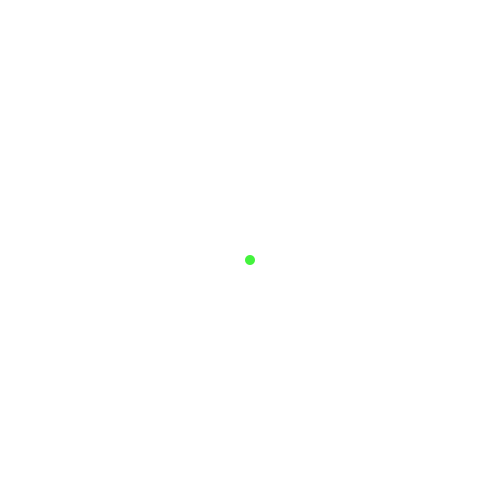
Frame 1 (no input)
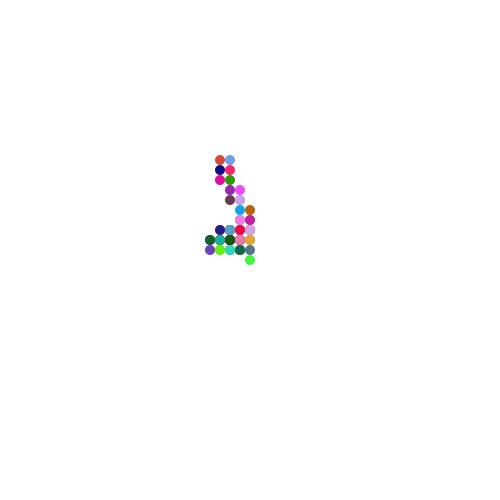
Frame 60 (the mouse pressed at the canvas centre just before this capture)
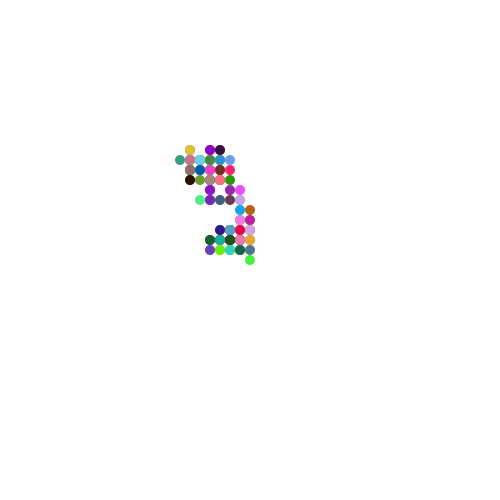
Frame 120 (the mouse held since frame 60 and released just before this capture)

The Processing sketch that drew these frames (run headless with seeded random() and noise(); from frame 60 on, the mouse is pressed at the canvas centre):

// Processing sketch: randomWalker
// ── randomWalker.pde
Walker w;

void setup() {
  frameRate(240);
  size(500, 500);
  background(255);
  //fill(random(1, 256), random(1, 256), random(1, 256));
  noStroke();
  w = new Walker(width/2, height/2, 10);
}

void draw() {
  w.walk();
  w.show();
}

// ── Walker.pde
class Walker {
  int x, y, d; // fields
  
  Walker(int x, int y, int diameter) {  // constructor
    this.x = x; 
    this.y = y;
    d = diameter;
  }
  
  void walk() {
    int choice = int(random(4));
    
    if (choice == 0) {
      x += 10;
    }
    else if (choice == 1) {
      x -= 10;
    }
    else if (choice == 2) {
      y += 10;
    }
    else {
      y -= 10;
    }
    
    
    
    // constrains x and y to certain bounds
    x = constrain(x, 0, width);
    y = constrain(y, 0, height);
  }
    
  void show() {
    fill(random(1, 256), random(1, 256), random(1, 256));
    circle(x, y, d);
  }
}
